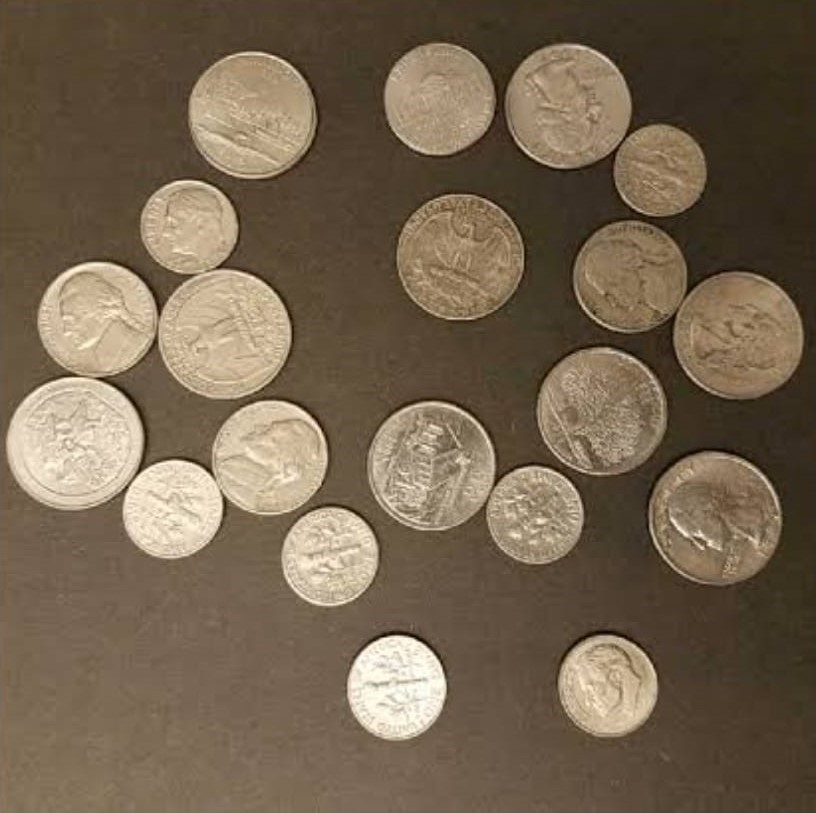
#> input picture Assignments + Mini Projects/Assignment-3/coins.jpg, 816 x 813 px, found by its file name
$ jupyter execute Assignment-3-solution.ipynb
#> lines starting #> are read from the running program, lines starting #| are printed output that depends on the picture; after the words box and inside, x2 and y2 are one past the last pixel; in counts of white or black regions, pixels touching at a corner belong together
[cell 1]
from google.colab import drive
drive.mount('/content/drive')

[cell 2]
import cv2
import numpy as np
import matplotlib.pyplot as plt
from google.colab.patches import cv2_imshow

[cell 3]
# Read the input image
image = cv2.imread('/content/drive/MyDrive/VisionForge/Assignments + Mini Projects/Assignment-3/coins.jpg')
#> image is the input picture: shape (813, 816, 3); mean B, G, R 79.3, 100, 116.6

[cell 4]
# Convert the image to grayscale
gray = cv2.cvtColor(image, cv2.COLOR_BGR2GRAY)
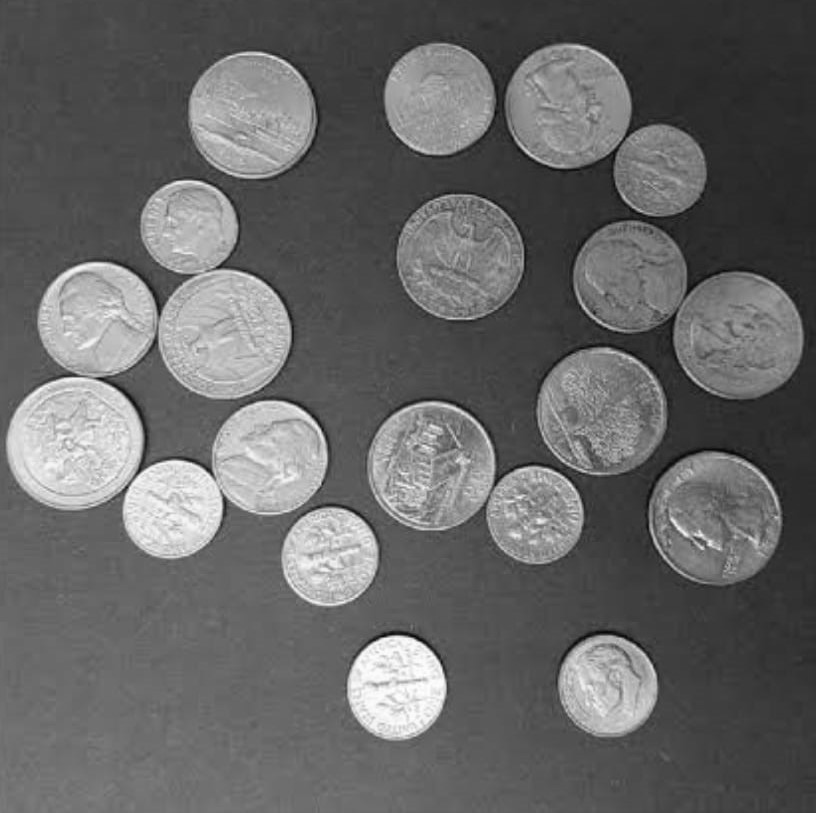
#> gray: shape (813, 816); min 6, max 254, mean 102.7

[cell 5]
# Apply GaussianBlur to reduce noise and help circle detection
blurred = cv2.GaussianBlur(gray, (15, 15), 0)
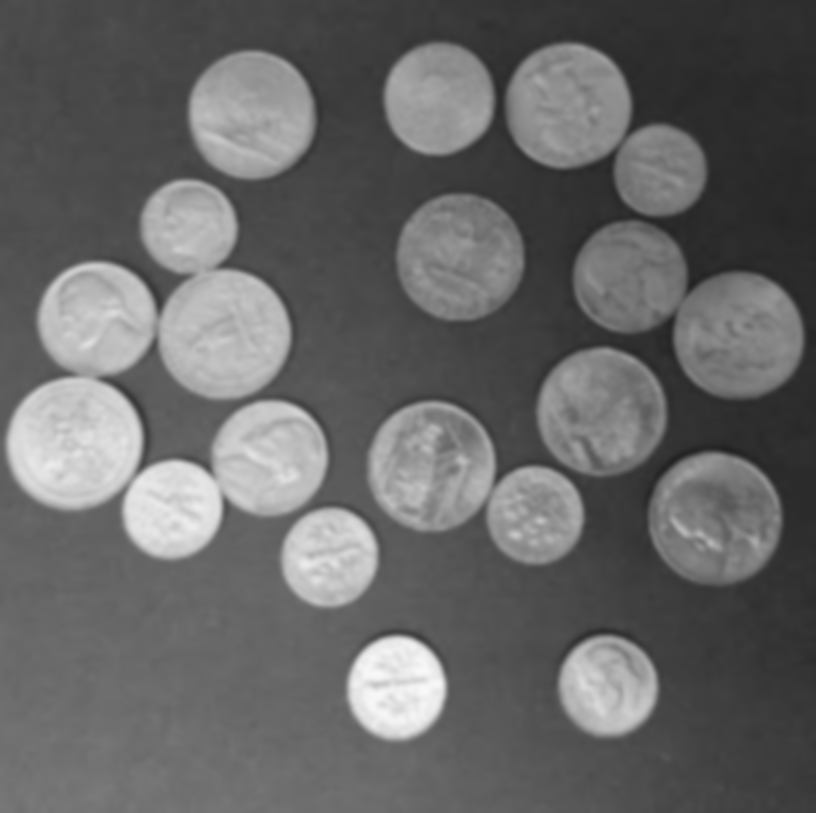
#> blurred: shape (813, 816); min 33, max 248, mean 102.7

[cell 6]
# Use HoughCircles to detect circles in the image
circles = cv2.HoughCircles(
    blurred,
    cv2.HOUGH_GRADIENT,
    dp=1,
    minDist=50,
    param1=50,
    param2=30,
    minRadius=10,
    maxRadius=100
)
#> circles = 20 rows, first 8: [251.5, 114.5, 64], [600.5, 411.5, 63.9], [460.5, 256.5, 63.2], [224.5, 334.5, 65.5], [534.5, 514.5, 48.7], [715.5, 519.5, 66], [431.5, 464.5, 63], [737.5, 336.5, 64.9]

[cell 7]
if circles is not None:
    circles = np.round(circles[0, :]).astype("int")
#> circles = 20 rows, first 8: [252, 114, 64], [600, 412, 64], [460, 256, 63], [224, 334, 66], [534, 514, 49], [716, 520, 66], [432, 464, 63], [738, 336, 65]
    for (x, y, r) in circles:
        cv2.circle(image, (x, y), r, (0, 255, 0), 4)
#> this loop made 20 passes
#> (x, y, r) on passes 1 to 12: (252, 114, 64), (600, 412, 64), (460, 256, 63), (224, 334, 66), (534, 514, 49), (716, 520, 66), (432, 464, 63), (738, 336, 65), (630, 278, 57), (96, 320, 58), (608, 686, 49), (74, 444, 67)
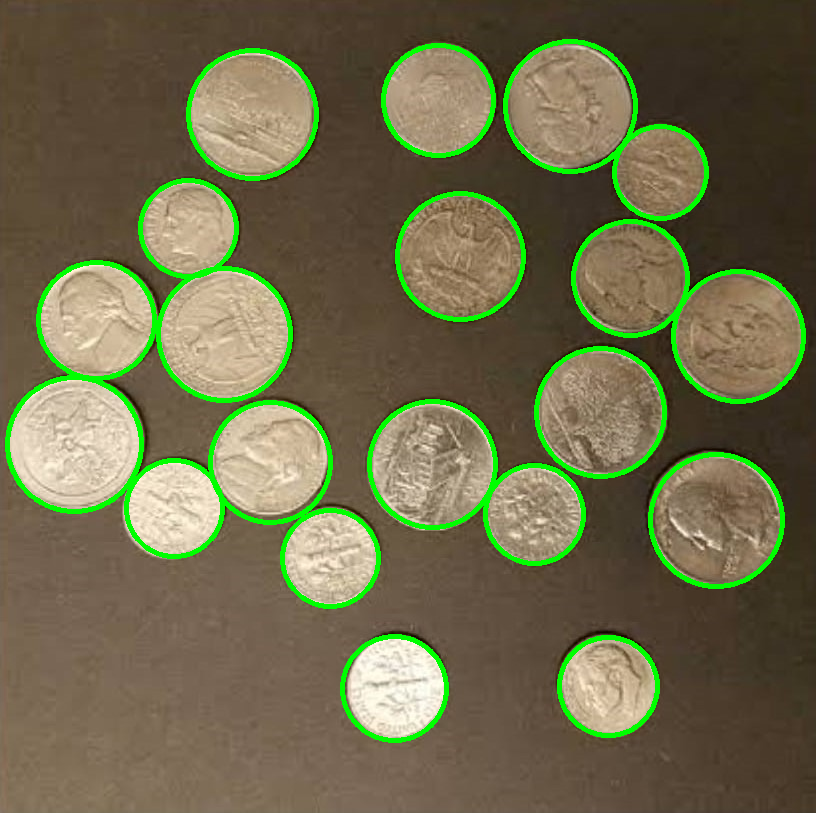
#> image: shape (813, 816, 3); 5.32% of pixels changed, all inside (x1, y1, x2, y2) = (5, 39, 806, 743)

    #Draw filled circles (change color to red) for further processing
    for (x, y, r) in circles:
        cv2.circle(image, (x, y), r, (0, 0, 255), -1)
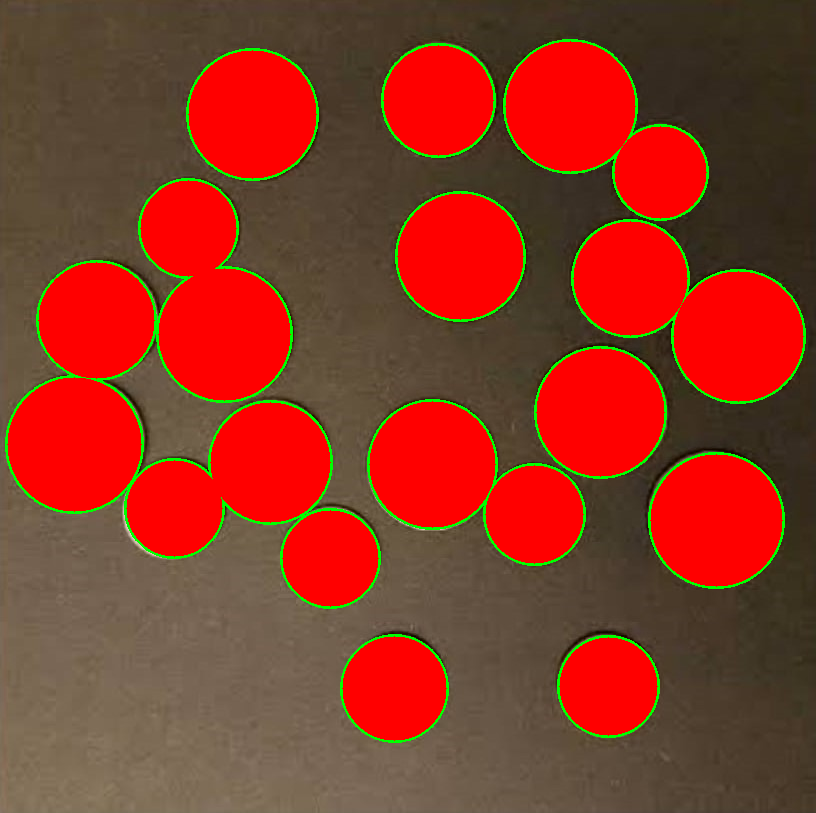
#> image: shape (813, 816, 3); mean B, G, R 36, 54.5, 139.1

[cell 8]
# Detected the coins
cv2_imshow(image)
cv2.waitKey(0)
cv2.destroyAllWindows()

[cell 9]
# Read the input image
image2 = cv2.imread('/content/drive/MyDrive/VisionForge/Assignments + Mini Projects/Assignment-3/island.png')
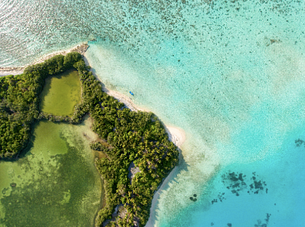
#> input picture Assignments + Mini Projects/Assignment-3/island.png, 305 x 227 px, found by its file name
#> image2 is the input picture: shape (227, 305, 3); mean B, G, R 140, 168.3, 125.1

# Convert the image from BGR to RGB (OpenCV uses BGR by default)
image2_rgb = cv2.cvtColor(image2, cv2.COLOR_BGR2RGB)

[cell 10]
# Reshape the image to a 2D array of pixels
pixels = image2_rgb.reshape((-1, 3))

[cell 11]
# Convert to float32 for k-means clustering
pixels = np.float32(pixels)

# Define the criteria (stopping condition) for k-means algorithm
criteria = (cv2.TERM_CRITERIA_EPS + cv2.TERM_CRITERIA_MAX_ITER, 100, 0.2)
#> criteria = (3, 100, 0.2)

[cell 12]
# Set the number of clusters (k) for k-means
k = 3

[cell 13]
# Apply k-means clustering
_, labels, centers = cv2.kmeans(pixels, k, None, criteria, 10, cv2.KMEANS_RANDOM_CENTERS)
#> centers = [[120.8, 137.5, 74.82], [55.69, 70.9, 30.85], [148.1, 208.5, 194.6]]

# Convert the centers back to 8-bit values
centers = np.uint8(centers)
#> centers = [[120, 137, 74], [55, 70, 30], [148, 208, 194]]

[cell 14]
# Map the labels to their respective centers
segmented_image2 = centers[labels.flatten()]

# Reshape the segmented image back to the original dimensions
segmented_image2 = segmented_image2.reshape(image2_rgb.shape)
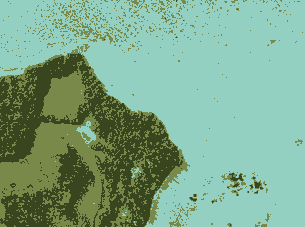
#> segmented_image2: shape (227, 305, 3); mean R, G, B 124.7, 167.8, 139.3

[cell 15]
# Display the original and segmented images
plt.figure(figsize=(10, 5))

plt.subplot(1, 2, 1)
plt.imshow(image2_rgb)
plt.title('Original Image')

plt.subplot(1, 2, 2)
plt.imshow(segmented_image2)
plt.title('Segmented Image')

plt.show()

[cell 16]
# Read the input image
image2 = cv2.imread('/content/drive/MyDrive/VisionForge/Assignments + Mini Projects/Assignment-3/island.png')

# Convert the image from BGR to RGB (OpenCV uses BGR by default)
image2_rgb = cv2.cvtColor(image2, cv2.COLOR_BGR2RGB)

[cell 17]
# Reshape the image to a 2D array of pixels
pixels = image2_rgb.reshape((-1, 3))

[cell 18]
# Convert to float32 for k-means clustering
pixels = np.float32(pixels)

# Define the criteria (stopping condition) for k-means algorithm
criteria = (cv2.TERM_CRITERIA_EPS + cv2.TERM_CRITERIA_MAX_ITER, 100, 0.2)

[cell 19]
# Set the number of clusters (k) for k-means
k = 5

[cell 20]
# Apply k-means clustering
_, labels, centers = cv2.kmeans(pixels, k, None, criteria, 10, cv2.KMEANS_RANDOM_CENTERS)
#> centers = [[31.98, 46.37, 19.74], [168.3, 216.8, 198.3], [136.3, 146.2, 72.26], [99.51, 184.9, 181.3], [84.12, 99.45, 44.95]]

# Convert the centers back to 8-bit values
centers = np.uint8(centers)
#> centers = [[31, 46, 19], [168, 216, 198], [136, 146, 72], [99, 184, 181], [84, 99, 44]]

[cell 21]
# Map the labels to their respective centers
segmented_image2 = centers[labels.flatten()]

# Reshape the segmented image back to the original dimensions
segmented_image2 = segmented_image2.reshape(image2_rgb.shape)
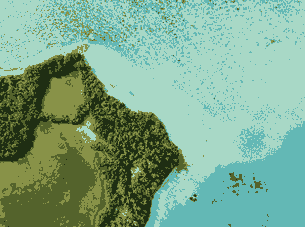
#> segmented_image2: shape (227, 305, 3); mean R, G, B 124.7, 167.7, 139.6

[cell 22]
# Display the original and segmented images
plt.figure(figsize=(10, 5))

plt.subplot(1, 2, 1)
plt.imshow(image2_rgb)
plt.title('Original Image')

plt.subplot(1, 2, 2)
plt.imshow(segmented_image2)
plt.title('Segmented Image')

plt.show()
